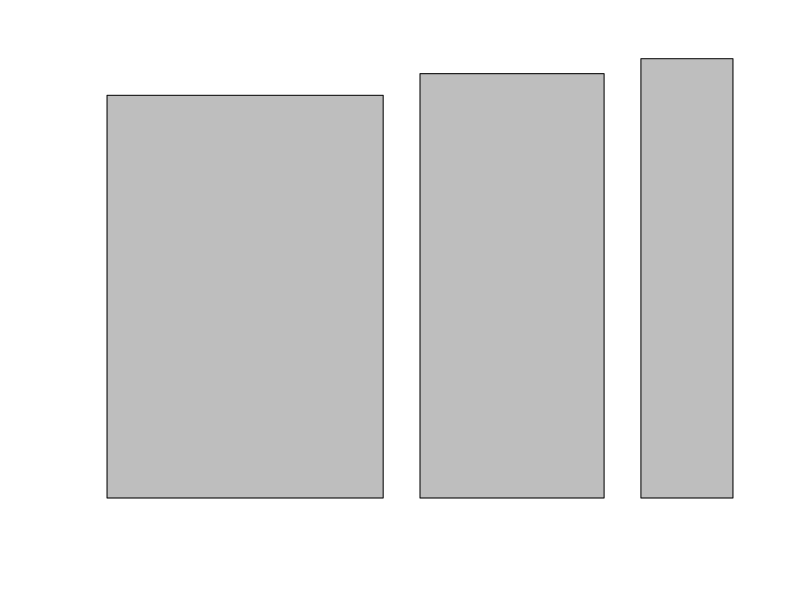

This chart was generated by the following R code:

#' Exercise 1
#' In the spinner problem divide the unit
#' circumferece into three arcs of length
#' 1/2, 1/3, 1/6.
#' This program simulates the spiner experiment
#' 1000 times and print out what fraction of the
#' outcomes fall in each of the three arcs.
#' Now plot a bar graph whose bars have width
#' 1/2, 1/3, 1/6 and areas equal to the corresponding
#' fractions as determined by the simulation.
#' Show that the heights of the bars are all
#' nearly the same.

n = 1000
r = runif(n)
num1 = length(r[r < 1/2]) # the number of 1/2
num2 = length(r[r >= 1/2 & r < 1/2+1/3]) # the number of 1/3
num3 = length(r[r >= 1/2+1/3]) # the number of 1/6

par(mfrow=c(1,1))
barplot(c(num1/n/(1/2), num2/n/(1/3), num3/n/(1/6)),
        width=c(1/2, 1/3, 1/6),
        ylim=c(0, 1), axes=F)
